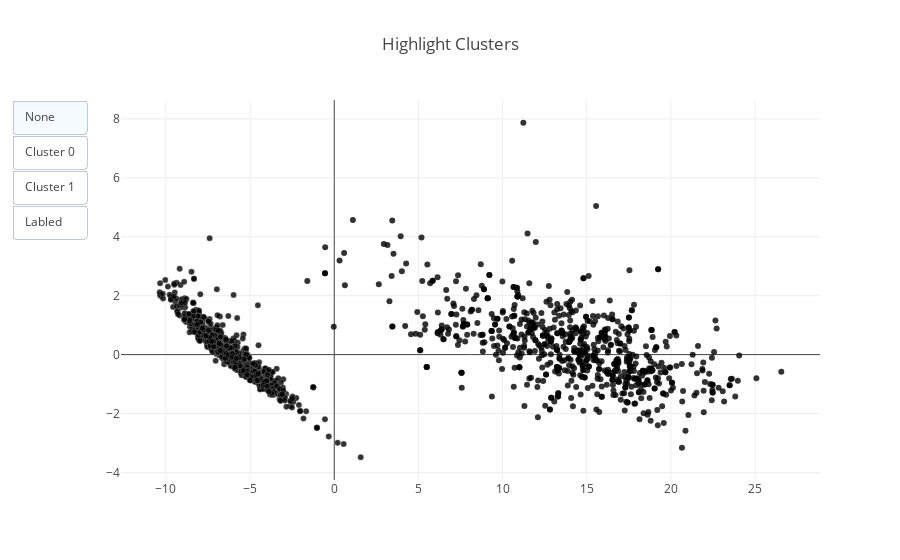
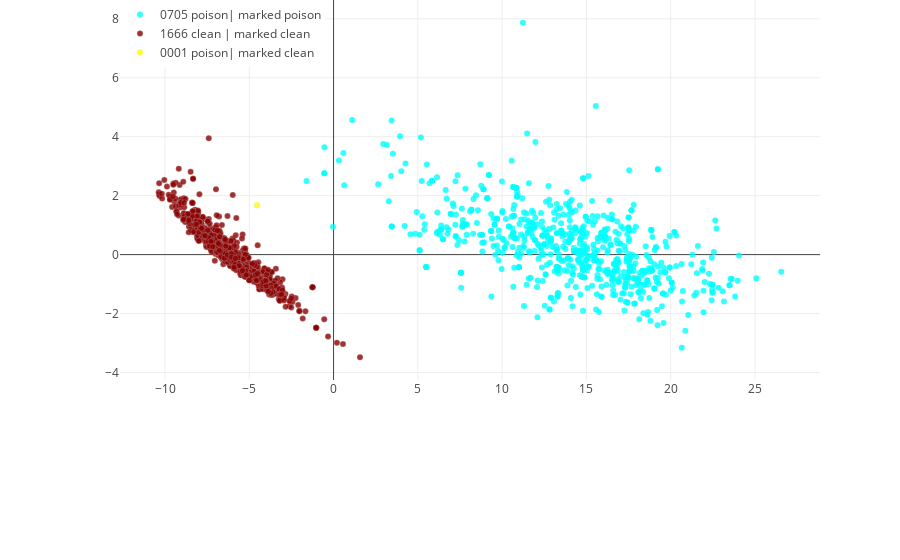

Notebook source saved alongside these figures, in order:
### Code cell
defense.plotly_clusters_switch(is_plot_3d=False)

### Figure 1 — Plotly figure (JSON) as saved in the notebook; plotly's stock layout.template omitted (floating-point values rounded to 4 significant figures; data arrays with more than 128 entries replaced by an {"elided": "..."} marker saying what was removed)
{"data": [{"legendgroup": "poison_group", "marker": {"color": "black", "line": {"color": "rgba(217, 217, 217, 0.14)", "width": 0.2}, "opacity": 0.8, "size": 6}, "mode": "markers", "name": "0705 poison, marked poison", "type": "scatter", "uid": "dde65bac-fe7f-43a6-b80c-338126bc88c4", "x": {"elided": "705 float values"}, "y": {"elided": "705 float values"}}, {"legendgroup": "clean_group", "marker": {"color": "black", "line": {"color": "rgb(204, 204, 204)", "width": 0.3}, "opacity": 0.8, "size": 6, "symbol": "circle"}, "mode": "markers", "name": "1666 clean, marked clean", "type": "scatter", "uid": "e417abf8-75d0-4205-b444-31263845502a", "x": {"elided": "1666 float values"}, "y": {"elided": "1666 float values"}}, {"legendgroup": "clean_group", "marker": {"color": "black", "line": {"color": "rgba(217, 217, 217, 0.14)", "width": 0.2}, "opacity": 0.8, "size": 6}, "mode": "markers", "name": "0000 clean, marked poison", "type": "scatter", "uid": "c11e2210-da65-4f08-ac10-5ca5742a9e97", "x": [], "y": []}, {"legendgroup": "poison_group", "marker": {"color": "black", "line": {"color": "rgb(204, 204, 204)", "width": 0.3}, "opacity": 0.8, "size": 6, "symbol": "circle"}, "mode": "markers", "name": "0001 poison, marked clean", "type": "scatter", "uid": "a249a79f-426f-453e-8aec-015cf9c26982", "x": [-4.537], "y": [1.672]}], "layout": {"showlegend": false, "title": {"text": "Highlight Clusters"}, "updatemenus": [{"buttons": [{"args": ["shapes", []], "label": "None", "method": "relayout"}, {"args": ["shapes", [{"fillcolor": "#835AF1", "line": {"color": "#835AF1"}, "opacity": 0.25, "type": "circle", "x0": -1.6, "x1": 26.56, "xref": "x", "y0": -3.157, "y1": 7.868, "yref": "y"}]], "label": "Cluster 0", "method": "relayout"}, {"args": ["shapes", [{"fillcolor": "#7FA6EE", "line": {"color": "#7FA6EE"}, "opacity": 0.25, "type": "circle", "x0": -10.37, "x1": 1.571, "xref": "x", "y0": -3.482, "y1": 3.948, "yref": "y"}]], "label": "Cluster 1", "method": "relayout"}, {"args": ["shapes", [{"fillcolor": "#835AF1", "line": {"color": "#835AF1"}, "opacity": 0.25, "type": "circle", "x0": -1.6, "x1": 26.56, "xref": "x", "y0": -3.157, "y1": 7.868, "yref": "y"}, {"fillcolor": "#7FA6EE", "line": {"color": "#7FA6EE"}, "opacity": 0.25, "type": "circle", "x0": -10.37, "x1": 1.571, "xref": "x", "y0": -3.482, "y1": 3.948, "yref": "y"}]], "label": "Labled", "method": "relayout"}], "type": "buttons"}]}}

### Figure 2 — Plotly figure (JSON) as saved in the notebook; plotly's stock layout.template omitted (floating-point values rounded to 4 significant figures; data arrays with more than 128 entries replaced by an {"elided": "..."} marker saying what was removed)
{"data": [{"marker": {"color": "aqua", "line": {"color": "rgba(217, 217, 217, 0.14)", "width": 0.2}, "opacity": 0.8, "size": 6}, "mode": "markers", "name": "0705 poison| marked poison", "type": "scatter", "uid": "4c889ea8-4e7a-462e-8f93-45335c18f809", "x": {"elided": "705 float values"}, "y": {"elided": "705 float values"}}, {"marker": {"color": "darkred", "line": {"color": "rgb(204, 204, 204)", "width": 0.3}, "opacity": 0.8, "size": 6, "symbol": "circle"}, "mode": "markers", "name": "1666 clean | marked clean", "type": "scatter", "uid": "a14f0e90-24f1-49b7-83af-bf5c4da40f38", "x": {"elided": "1666 float values"}, "y": {"elided": "1666 float values"}}, {"marker": {"color": "blue", "line": {"color": "rgba(217, 217, 217, 0.14)", "width": 0.2}, "opacity": 0.8, "size": 6}, "mode": "markers", "name": "0000 clean | marked poison", "type": "scatter", "uid": "6991e844-85d0-40d8-8816-75d05d027263", "x": [], "y": []}, {"marker": {"color": "yellow", "line": {"color": "rgb(204, 204, 204)", "width": 0.3}, "opacity": 0.8, "size": 6, "symbol": "circle"}, "mode": "markers", "name": "0001 poison| marked clean", "type": "scatter", "uid": "e61a0696-32bf-4b73-8926-5441ebc13256", "x": [-4.537], "y": [1.672]}], "layout": {"legend": {"x": 0, "y": 1}, "margin": {"b": 180, "l": 120, "r": 80, "t": 0}}}
